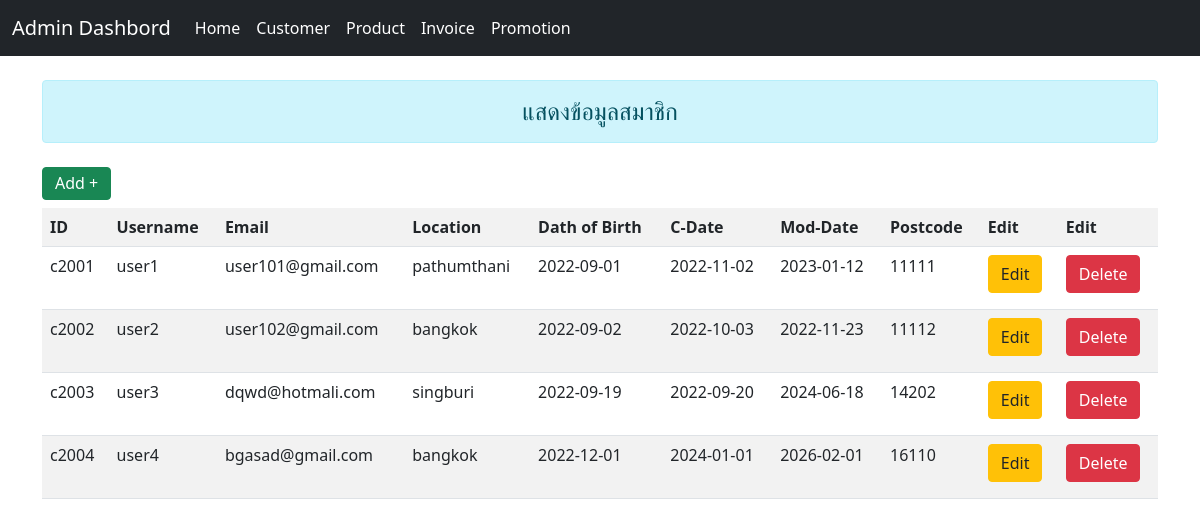
Screenshot of /admin/customer.php with the database file from the repository.
### tables this page shows
CREATE TABLE `customer` (
  `customer_id` varchar(255) NOT NULL,
  `customer_name` varchar(255) NOT NULL,
  `email` varchar(255) NOT NULL,
  `location` varchar(255) NOT NULL,
  `date_of_birth` date NOT NULL,
  `c_date` date NOT NULL,
  `mod_date` date NOT NULL,
  `postcode` int(10) NOT NULL
);

### admin/customer.php (the view, shortened to what this page needs)
<?php include 'conndb.php';?>
<!DOCTYPE html>
<html lang="en">
<head>
    <link rel="stylesheet" href="../bootstrap/css/bootstrap.min.css">
</head>
<body>
    <?php include 'navbar.php'?>
    <div class="container">
        <div class="h4 text-center alert alert-info mb-4 mt-4" role="alert">
            แสดงข้อมูลสมาชิก
        </div>
        <button type="button" class="btn btn-success mb-2">
            <a href="form_cus.php" class="h6 text-white text-decoration-none">Add +</a>
        </button>
        <table class="table table-striped table-hover">
            <tr>
                <th>ID</th>
                <th>Username</th>
                <th>Email</th>
                <th>Location</th>
                <th>Dath of Birth</th>
                <th>C-Date</th>
                <th>Mod-Date</th>
                <th>Postcode</th>
                <th>Edit</th>
                <th>Edit</th>
            </tr>
            <?php
            $sql = "SELECT * FROM Customer";
            $result = mysqli_query($conn, $sql);
            while ($row = mysqli_fetch_array($result)) {
            ?>
                <tr>
                    <td><?=$row['customer_id']?></td>
                    <td><?=$row["customer_name"]?></td>
                    <td><?=$row["email"]?></td>
                    <td><?=$row['location']?></td>
                    <td><?=$row['date_of_birth']?></td>
                    <td><?=$row['c_date']?></td>
                    <td><?=$row['mod_date']?></td>
                    <td><?=$row['postcode']?></td>
                    <td>
                        <button type="button" class="h6 btn btn-warning">
                            <a
                            class="text-dark text-decoration-none"
                            href="edite_cus.php?id=<?=$row['customer_id']?>">Edit</a>
                        </button>
                    </td>
                    <td>
                        <button type="button" class="btn btn-danger">
                            <a
                            class="text-white text-decoration-none"
                            href="del_cus.php?id=<?=$row['customer_id']?>">Delete</a>
                        </button>
                    </td>
                </tr>
            <?php
            }
            ?>
        </table>
    </div>
</body>
</html>

### admin/navbar.php (shortened to what this page needs)
<!DOCTYPE html>
<html lang="en">
<head>
    <link rel="stylesheet" href="../bootstrap/css/bootstrap.min.css">
</head>
<body>
<nav class="navbar navbar-expand-lg navbar-dark bg-dark">
  <div class="container-fluid">
    <a class="navbar-brand" href="#">Admin Dashbord</a>
    <div class="collapse navbar-collapse" id="navbarNav">
      <ul class="navbar-nav">
        <li class="nav-item">
          <a class="nav-link active" aria-current="page" href="#">Home</a>
        </li>
        <li class="nav-item">
          <a class="nav-link active" aria-current="page" href="customer.php">Customer</a>
        </li>
        <li class="nav-item">
          <a class="nav-link active" aria-current="page" href="product.php">Product</a>
        </li>
        <li class="nav-item">
          <a class="nav-link active" aria-current="page" href="invoice.php">Invoice</a>
        </li>
        <li class="nav-item">
          <a class="nav-link active" aria-current="page" href="promotion.php">Promotion</a>
        </li>
      </ul>
    </div>
  </div>
</nav>
</body>
</html>

### rows the page displays
customer: customer_id "c2001", customer_name "user1", email "user101@gmail.com", location "pathumthani", date_of_birth "2022-09-01", c_date "2022-11-02", mod_date "2023-01-12", postcode "11111"
customer: customer_id "c2002", customer_name "user2", email "user102@gmail.com", location "bangkok", date_of_birth "2022-09-02", c_date "2022-10-03", mod_date "2022-11-23", postcode "11112"
customer: customer_id "c2003", customer_name "user3", email "dqwd@hotmali.com", location "singburi", date_of_birth "2022-09-19", c_date "2022-09-20", mod_date "2024-06-18", postcode "14202"
customer: customer_id "c2004", customer_name "user4", email "bgasad@gmail.com", location "bangkok", date_of_birth "2022-12-01", c_date "2024-01-01", mod_date "2026-02-01", postcode "16110"
